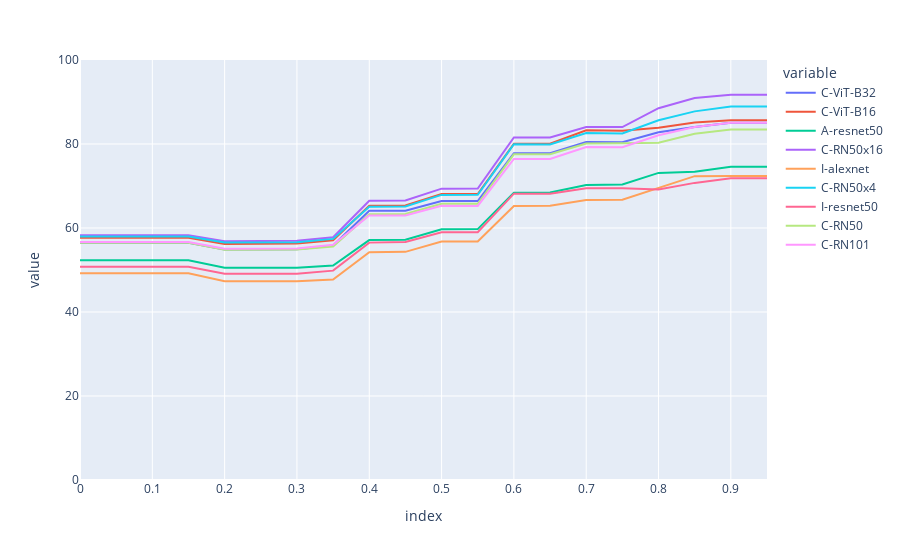

Notebook code for this chart:
### Code cell
px.line(slps_plot.T, height = 600, range_y = (0,100))

### Figure 1 — Plotly figure (JSON) as saved in the notebook; plotly's stock layout.template omitted (floating-point values rounded to 4 significant figures)
{"data": [{"hovertemplate": "variable=C-ViT-B32<br>index=%{x}<br>value=%{y}<extra></extra>", "legendgroup": "C-ViT-B32", "line": {"color": "#636efa", "dash": "solid"}, "marker": {"symbol": "circle"}, "mode": "lines", "name": "C-ViT-B32", "orientation": "v", "showlegend": true, "type": "scatter", "x": [0, 0.05, 0.1, 0.15, 0.2, 0.25, 0.3, 0.35, 0.4, 0.45, 0.5, 0.55, 0.6, 0.65, 0.7, 0.75, 0.8, 0.85, 0.9, 0.95], "xaxis": "x", "y": [56.51, 56.51, 56.51, 56.51, 54.86, 54.87, 54.95, 55.84, 64.12, 64.11, 66.42, 66.42, 77.78, 77.79, 80.46, 80.42, 82.8, 84.04, 85.08, 85.08], "yaxis": "y"}, {"hovertemplate": "variable=C-ViT-B16<br>index=%{x}<br>value=%{y}<extra></extra>", "legendgroup": "C-ViT-B16", "line": {"color": "#EF553B", "dash": "solid"}, "marker": {"symbol": "circle"}, "mode": "lines", "name": "C-ViT-B16", "orientation": "v", "showlegend": true, "type": "scatter", "x": [0, 0.05, 0.1, 0.15, 0.2, 0.25, 0.3, 0.35, 0.4, 0.45, 0.5, 0.55, 0.6, 0.65, 0.7, 0.75, 0.8, 0.85, 0.9, 0.95], "xaxis": "x", "y": [57.65, 57.65, 57.65, 57.65, 56.21, 56.21, 56.31, 57.08, 65.28, 65.35, 68.08, 68.08, 80.03, 80.05, 83.28, 83.15, 83.87, 85.11, 85.64, 85.64], "yaxis": "y"}, {"hovertemplate": "variable=A-resnet50<br>index=%{x}<br>value=%{y}<extra></extra>", "legendgroup": "A-resnet50", "line": {"color": "#00cc96", "dash": "solid"}, "marker": {"symbol": "circle"}, "mode": "lines", "name": "A-resnet50", "orientation": "v", "showlegend": true, "type": "scatter", "x": [0, 0.05, 0.1, 0.15, 0.2, 0.25, 0.3, 0.35, 0.4, 0.45, 0.5, 0.55, 0.6, 0.65, 0.7, 0.75, 0.8, 0.85, 0.9, 0.95], "xaxis": "x", "y": [52.34, 52.34, 52.34, 52.34, 50.53, 50.54, 50.55, 51.08, 57.12, 57.23, 59.68, 59.74, 68.42, 68.48, 70.25, 70.35, 73.12, 73.4, 74.59, 74.59], "yaxis": "y"}, {"hovertemplate": "variable=C-RN50x16<br>index=%{x}<br>value=%{y}<extra></extra>", "legendgroup": "C-RN50x16", "line": {"color": "#ab63fa", "dash": "solid"}, "marker": {"symbol": "circle"}, "mode": "lines", "name": "C-RN50x16", "orientation": "v", "showlegend": true, "type": "scatter", "x": [0, 0.05, 0.1, 0.15, 0.2, 0.25, 0.3, 0.35, 0.4, 0.45, 0.5, 0.55, 0.6, 0.65, 0.7, 0.75, 0.8, 0.85, 0.9, 0.95], "xaxis": "x", "y": [58.3, 58.3, 58.3, 58.3, 56.86, 56.85, 56.95, 57.8, 66.48, 66.57, 69.37, 69.4, 81.54, 81.56, 84.04, 84.03, 88.53, 90.96, 91.71, 91.71], "yaxis": "y"}, {"hovertemplate": "variable=I-alexnet<br>index=%{x}<br>value=%{y}<extra></extra>", "legendgroup": "I-alexnet", "line": {"color": "#FFA15A", "dash": "solid"}, "marker": {"symbol": "circle"}, "mode": "lines", "name": "I-alexnet", "orientation": "v", "showlegend": true, "type": "scatter", "x": [0, 0.05, 0.1, 0.15, 0.2, 0.25, 0.3, 0.35, 0.4, 0.45, 0.5, 0.55, 0.6, 0.65, 0.7, 0.75, 0.8, 0.85, 0.9, 0.95], "xaxis": "x", "y": [49.2, 49.2, 49.2, 49.2, 47.33, 47.34, 47.35, 47.75, 54.21, 54.32, 56.76, 56.79, 65.25, 65.3, 66.67, 66.74, 69.53, 72.34, 72.38, 72.38], "yaxis": "y"}, {"hovertemplate": "variable=C-RN50x4<br>index=%{x}<br>value=%{y}<extra></extra>", "legendgroup": "C-RN50x4", "line": {"color": "#19d3f3", "dash": "solid"}, "marker": {"symbol": "circle"}, "mode": "lines", "name": "C-RN50x4", "orientation": "v", "showlegend": true, "type": "scatter", "x": [0, 0.05, 0.1, 0.15, 0.2, 0.25, 0.3, 0.35, 0.4, 0.45, 0.5, 0.55, 0.6, 0.65, 0.7, 0.75, 0.8, 0.85, 0.9, 0.95], "xaxis": "x", "y": [57.95, 57.95, 57.95, 57.95, 56.54, 56.53, 56.62, 57.41, 65.06, 65.13, 67.88, 67.91, 79.95, 79.88, 82.63, 82.49, 85.66, 87.77, 88.95, 88.95], "yaxis": "y"}, {"hovertemplate": "variable=I-resnet50<br>index=%{x}<br>value=%{y}<extra></extra>", "legendgroup": "I-resnet50", "line": {"color": "#FF6692", "dash": "solid"}, "marker": {"symbol": "circle"}, "mode": "lines", "name": "I-resnet50", "orientation": "v", "showlegend": true, "type": "scatter", "x": [0, 0.05, 0.1, 0.15, 0.2, 0.25, 0.3, 0.35, 0.4, 0.45, 0.5, 0.55, 0.6, 0.65, 0.7, 0.75, 0.8, 0.85, 0.9, 0.95], "xaxis": "x", "y": [50.75, 50.75, 50.75, 50.75, 49.11, 49.12, 49.13, 49.85, 56.52, 56.65, 58.98, 59.01, 68.17, 68.15, 69.49, 69.47, 69.18, 70.74, 71.82, 71.82], "yaxis": "y"}, {"hovertemplate": "variable=C-RN50<br>index=%{x}<br>value=%{y}<extra></extra>", "legendgroup": "C-RN50", "line": {"color": "#B6E880", "dash": "solid"}, "marker": {"symbol": "circle"}, "mode": "lines", "name": "C-RN50", "orientation": "v", "showlegend": true, "type": "scatter", "x": [0, 0.05, 0.1, 0.15, 0.2, 0.25, 0.3, 0.35, 0.4, 0.45, 0.5, 0.55, 0.6, 0.65, 0.7, 0.75, 0.8, 0.85, 0.9, 0.95], "xaxis": "x", "y": [56.46, 56.46, 56.46, 56.46, 54.82, 54.82, 54.88, 55.59, 63.27, 63.36, 65.76, 65.76, 77.53, 77.54, 80.13, 80.2, 80.29, 82.45, 83.43, 83.43], "yaxis": "y"}, {"hovertemplate": "variable=C-RN101<br>index=%{x}<br>value=%{y}<extra></extra>", "legendgroup": "C-RN101", "line": {"color": "#FF97FF", "dash": "solid"}, "marker": {"symbol": "circle"}, "mode": "lines", "name": "C-RN101", "orientation": "v", "showlegend": true, "type": "scatter", "x": [0, 0.05, 0.1, 0.15, 0.2, 0.25, 0.3, 0.35, 0.4, 0.45, 0.5, 0.55, 0.6, 0.65, 0.7, 0.75, 0.8, 0.85, 0.9, 0.95], "xaxis": "x", "y": [56.64, 56.64, 56.64, 56.64, 55.04, 55.03, 55.11, 56.03, 62.97, 63, 65.27, 65.26, 76.44, 76.45, 79.26, 79.21, 82.08, 84.04, 85.08, 85.08], "yaxis": "y"}], "layout": {"autosize": true, "legend": {"title": {"text": "variable"}, "tracegroupgap": 0}, "margin": {"t": 60}, "xaxis": {"anchor": "y", "autorange": true, "domain": [0, 1], "range": [0, 0.95], "title": {"text": "index"}, "type": "linear"}, "yaxis": {"anchor": "x", "domain": [0, 1], "range": [0, 100], "title": {"text": "value"}, "type": "linear"}}}
